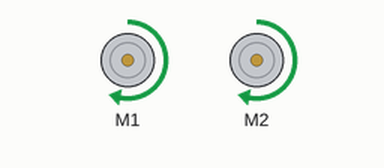
Simulated run of this sketch. Board: Arduino Uno, built with avr-gcc and run on an emulated ATmega328P. On the bench: 2 × DC motor (green arrow = forward, orange = backward, longer = faster).

Above: at 0.5 s.
Timing chart, 0 to 4.6 s (numbered marks = the images above):
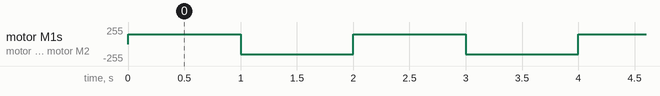

The sketch:

04_motor.ino
```cpp
#include <AFMotor.h>

AF_DCMotor Lmotor(1);
AF_DCMotor Rmotor(2);

void setup() {

  Serial.begin(9600);
  Lmotor.setSpeed(150);
  Rmotor.setSpeed(150);
  Lmotor.run(RELEASE);
  Rmotor.run(RELEASE);

}

void loop() {

  Lmotor.run(FORWARD);
  Rmotor.run(FORWARD);
  delay(1000);
  Lmotor.run(BACKWARD);
  Rmotor.run(BACKWARD);
  delay(1000);

}

// - - - FUNCTION - - -

void moveRobot(String d) {

  if(d=="forward") {
    Lmotor.run(FORWARD);
    Rmotor.run(FORWARD);
  }
  else if(d=="backward") {
    Lmotor.run(BACKWARD);
    Rmotor.run(BACKWARD);
  }
  else if(d=="right") {
    Lmotor.run(FORWARD);
    Rmotor.run(BACKWARD);
  }
  else if(d=="left") {
    Lmotor.run(BACKWARD);
    Rmotor.run(FORWARD);
  }
  else if(d=="stop") {
    Lmotor.run(RELEASE);
    Rmotor.run(RELEASE);
  }
}
```

Measured:
- by itself, motor M1, motor M2: alternates forward 150/255 for 1.0 s and backward 150/255 for 1.0 s
